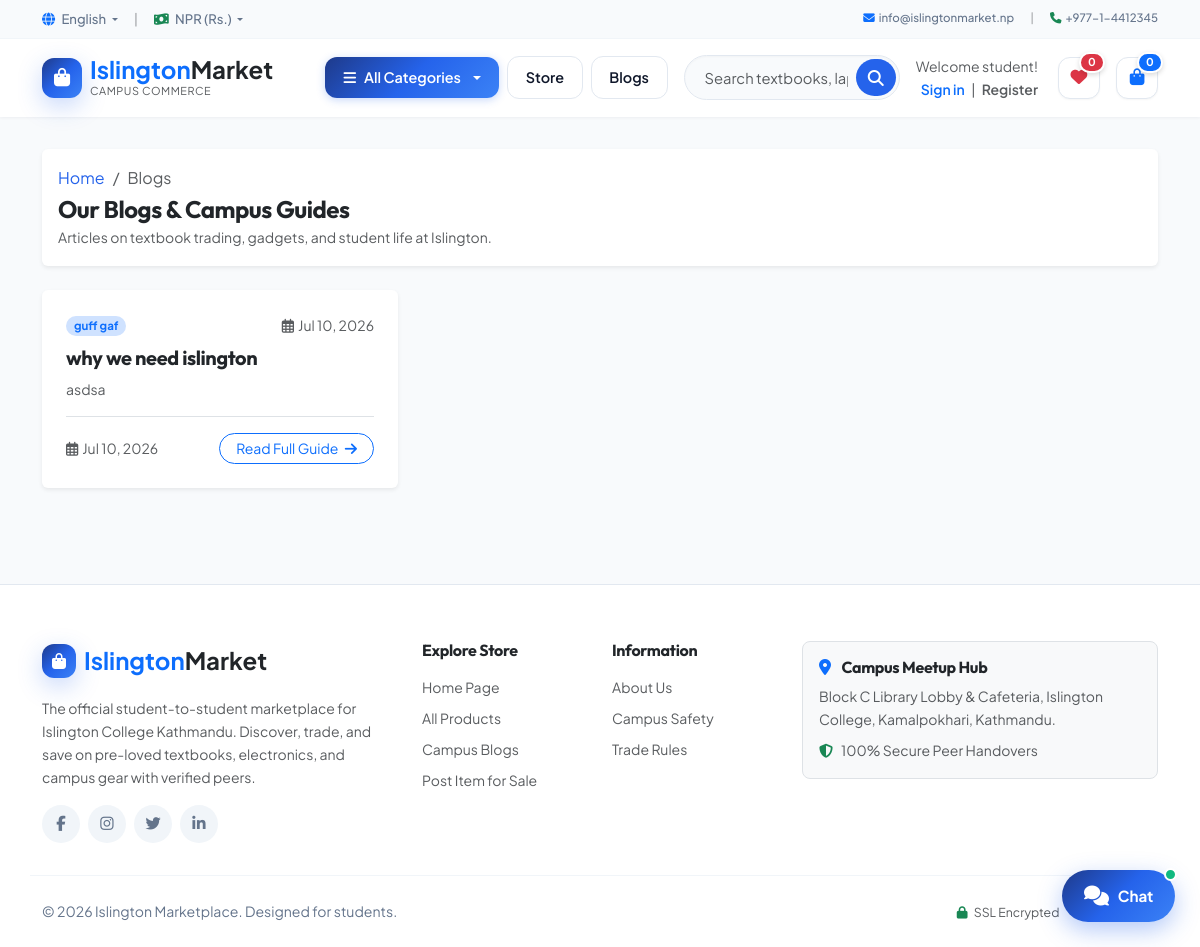
The app's page /blogs/, older data.
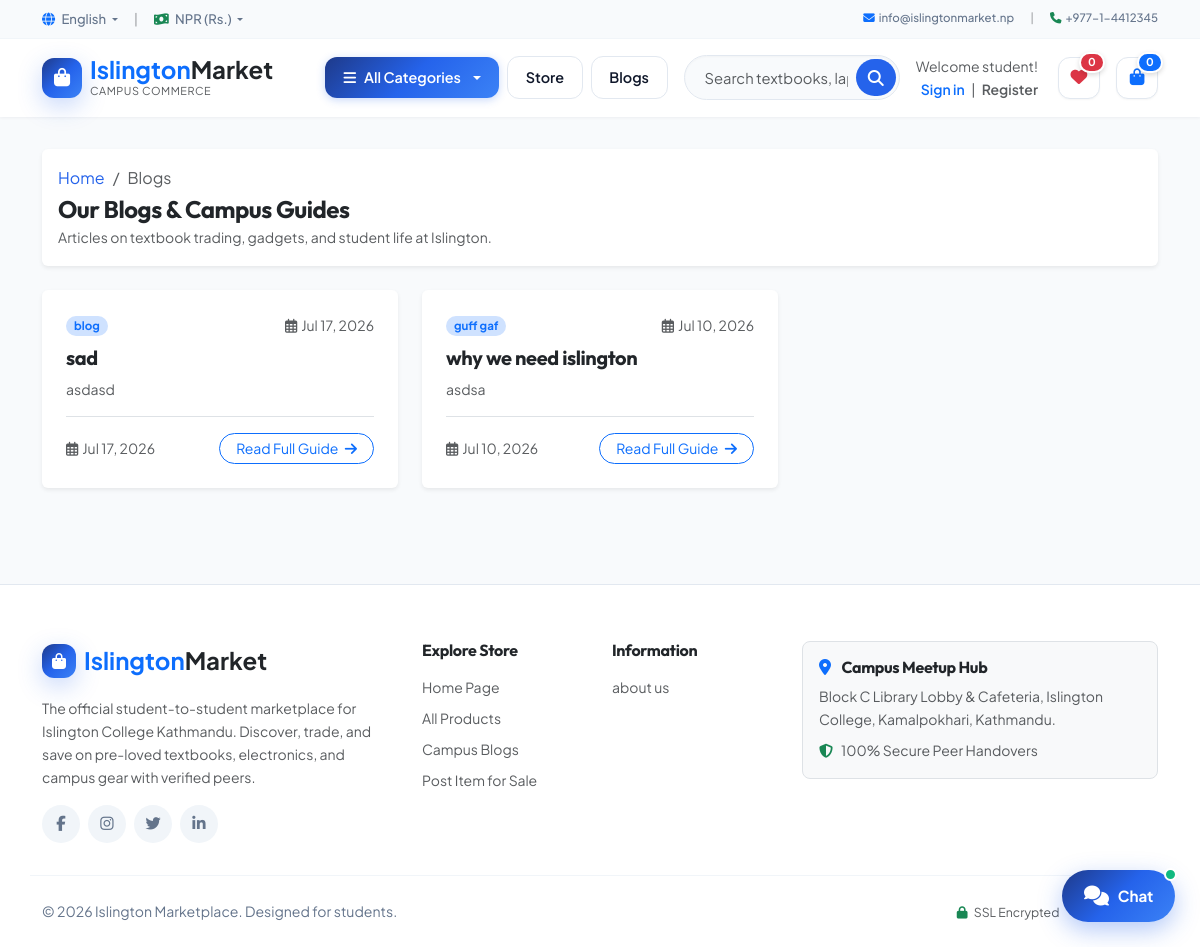
The same page, newer data.
### blog/models.py (models this page shows, shortened)
class Post(models.Model):
    title = models.CharField(max_length=200)
    content = models.TextField()
    category = models.ForeignKey(Category, on_delete=models.CASCADE)
    created_at = models.DateTimeField(auto_now_add=True)
    updated_at = models.DateTimeField(auto_now=True)
    status = models.BooleanField(default=True)

class Category(models.Model):
    name = models.CharField(max_length=100)
    category_image = models.ImageField(upload_to='blog_categories/', blank=True, null=True)
    class Meta: verbose_name = 'Blog Category'; verbose_name_plural = 'Blog Categories'

### pages/models.py (models this page shows, shortened)
class Page(models.Model):
    title = models.CharField(max_length=100)
    slug = models.SlugField(unique=True)
    content = models.TextField()
    created_at = models.DateTimeField(auto_now_add=True)

### blog/views.py (the view)
# urls.py: path('', views.blog, name='blog'),
def blog(request):
    blogs = Post.objects.select_related('category').filter(status=True).order_by('-created_at') or Post.objects.select_related('category').all().order_by('-created_at')
    return render(request, 'blog/blog.html', {'blogs': blogs, 'categories': Category.objects.all()})

### pages/context_processors.py (called while the page is built)
def page_links(request):
    return {'pages' : Page.objects.all()}

### sitesetting/context_processors.py (called while the page is built)
def site_settings(request):
    setting = SiteSetting.objects.first()
    return {'site_setting': setting}

### Templates/blog/blog.html (shortened to what this page needs)
{% extends 'master/base.html' %}
{% load static %}
{% block content %}
<section class="section-content padding-y-sm">
  <div class="container">
    <div class="card mb-4 border-0 shadow-sm bg-white p-3 rounded">
      <nav aria-label="breadcrumb">
        <ol class="breadcrumb mb-1 small">
          <li class="breadcrumb-item"><a href="{% url 'home' %}" class="text-decoration-none">Home</a></li>
          <li class="breadcrumb-item active" aria-current="page">Blogs</li>
        </ol>
      </nav>
      <div class="d-flex justify-content-between align-items-center flex-wrap gap-2">
        <div>
          <h4 class="fw-bold mb-0 text-dark">Our Blogs & Campus Guides</h4>
          <span class="text-muted small">Articles on textbook trading, gadgets, and student life at Islington.</span>
        </div>
      </div>
    </div>
    <div class="row g-4">
      {% for b in blogs %}
      <div class="col-lg-4 col-md-6">
        <div class="card border-0 shadow-sm h-100 bg-white rounded overflow-hidden">
          <div class="card-body p-4 d-flex flex-column">
            <div class="d-flex justify-content-between align-items-center mb-2">
              <span class="badge bg-primary-subtle text-primary rounded-pill small px-2 py-1" style="font-size: 0.72rem;">
                {{ b.category.name|default:"Campus Guide" }}
              </span>
              <small class="text-muted"><i class="far fa-calendar-alt me-1"></i>{{ b.created_at|date:"M d, Y" }}</small>
            </div>
            <h5 class="card-title fw-bold mb-2">
              <a href="{% url 'blog_detail' b.id %}" class="text-dark text-decoration-none title">
                {{ b.title }}
              </a>
            </h5>
            <p class="card-text text-muted small flex-grow-1" style="line-height: 1.6;">
              {{ b.content|truncatewords:24 }}
            </p>
            <div class="pt-3 border-top mt-auto d-flex justify-content-between align-items-center">
              <span class="text-muted small"><i class="far fa-calendar-alt me-1"></i>{{ b.created_at|date:"M d, Y" }}</span>
              <a href="{% url 'blog_detail' b.id %}" class="btn btn-sm btn-outline-primary rounded-pill px-3">
                Read Full Guide <i class="fa fa-arrow-right ms-1"></i>
              </a>
            </div>
          </div>
        </div>
      </div>
      {% endfor %}
    </div>
  </div>
</section>
{% endblock %}

### Templates/master/base.html (shortened to what the changed rows need)
{% load static %}
<!doctype html>
<html lang="en">
  <head>
    <link href="https://cdn.jsdelivr.net/npm/bootstrap@5.3.3/dist/css/bootstrap.min.css" rel="stylesheet">
    <link rel="stylesheet" href="https://cdnjs.cloudflare.com/ajax/libs/font-awesome/6.6.0/css/all.min.css" />
    <link rel="stylesheet" href="https://cdn.jsdelivr.net/npm/bootstrap-icons@1.11.3/font/bootstrap-icons.min.css">
    <link rel="stylesheet" href="{% static 'css/style.css' %}">
  </head>
  <body class="site-body">
    <main>
      {% block content %}
      {% endblock %}
    </main>
    <footer class="section-footer">
      <div class="container">
        <section class="footer-top">
          <div class="row g-4">
            <aside class="col-lg-2 col-md-3 col-6">
              <ul class="list-unstyled d-flex flex-column gap-2 small">
                {% for page in pages %}
                <li><a href="{% url 'page_detail' page.slug %}" class="text-muted text-decoration-none">{{ page.title }}</a></li>
                {% empty %}
                <li><a href="{% url 'home' %}" class="text-muted text-decoration-none">About Us</a></li>
                <li><a href="{% url 'home' %}" class="text-muted text-decoration-none">Campus Safety</a></li>
                <li><a href="{% url 'home' %}" class="text-muted text-decoration-none">Trade Rules</a></li>
                {% endfor %}
              </ul>
            </aside>
          </div>
        </section>
      </div>
    </footer>
  </body>
</html>

Row changes from the older to the newer data that the page shows:
added Post: category.name "blog", created_at "Jul 17, 2026", title "sad", content "asdasd"
added Page: title "about us"
Text that changed along with them:
text no longer shown: "About Us Campus Safety Trade Rules"
